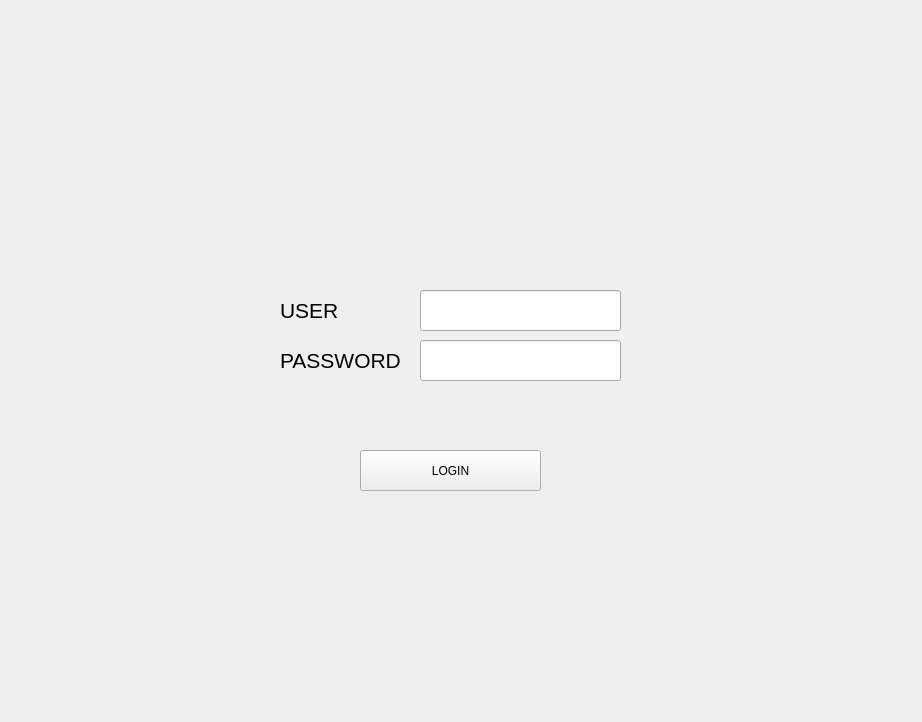
<?xml version="1.0" encoding="UTF-8"?>
<ui version="4.0">
 <class>Form</class>
 <widget class="QWidget" name="Form">
  <property name="geometry">
   <rect>
    <x>0</x>
    <y>0</y>
    <width>922</width>
    <height>722</height>
   </rect>
  </property>
  <property name="windowTitle">
   <string>Form</string>
  </property>
  <widget class="QLineEdit" name="lineEdit">
   <property name="geometry">
    <rect>
     <x>420</x>
     <y>290</y>
     <width>201</width>
     <height>41</height>
    </rect>
   </property>
  </widget>
  <widget class="QLabel" name="label">
   <property name="geometry">
    <rect>
     <x>280</x>
     <y>280</y>
     <width>71</width>
     <height>61</height>
    </rect>
   </property>
   <property name="font">
    <font>
     <pointsize>16</pointsize>
    </font>
   </property>
   <property name="text">
    <string>USER</string>
   </property>
  </widget>
  <widget class="QPushButton" name="pushButton">
   <property name="geometry">
    <rect>
     <x>360</x>
     <y>450</y>
     <width>181</width>
     <height>41</height>
    </rect>
   </property>
   <property name="text">
    <string>LOGIN</string>
   </property>
  </widget>
  <widget class="QLineEdit" name="lineEdit_2">
   <property name="geometry">
    <rect>
     <x>420</x>
     <y>340</y>
     <width>201</width>
     <height>41</height>
    </rect>
   </property>
  </widget>
  <widget class="QLabel" name="label_2">
   <property name="geometry">
    <rect>
     <x>280</x>
     <y>330</y>
     <width>121</width>
     <height>61</height>
    </rect>
   </property>
   <property name="font">
    <font>
     <pointsize>16</pointsize>
    </font>
   </property>
   <property name="text">
    <string>PASSWORD</string>
   </property>
  </widget>
 </widget>
 <resources/>
 <connections/>
</ui>
